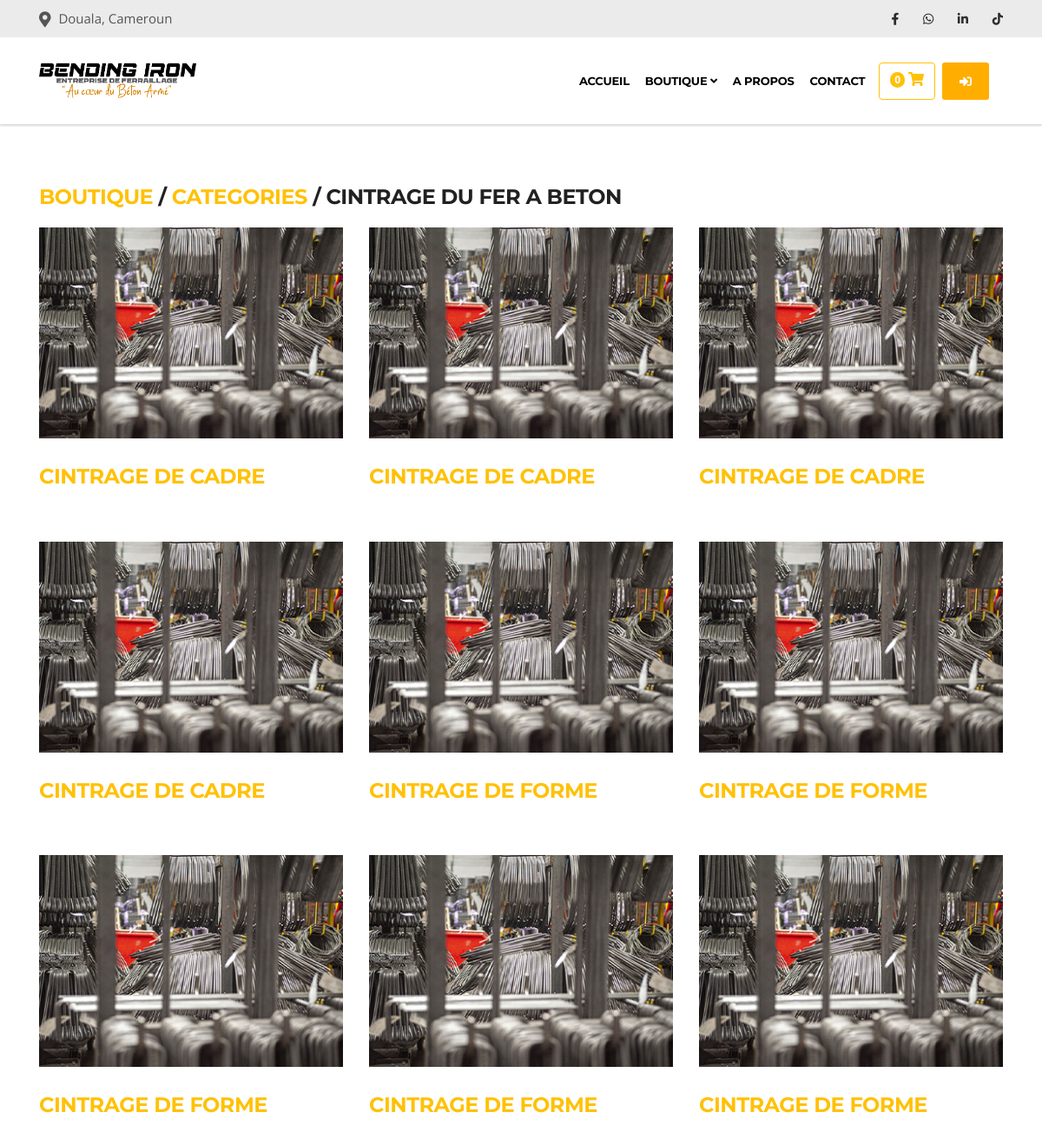
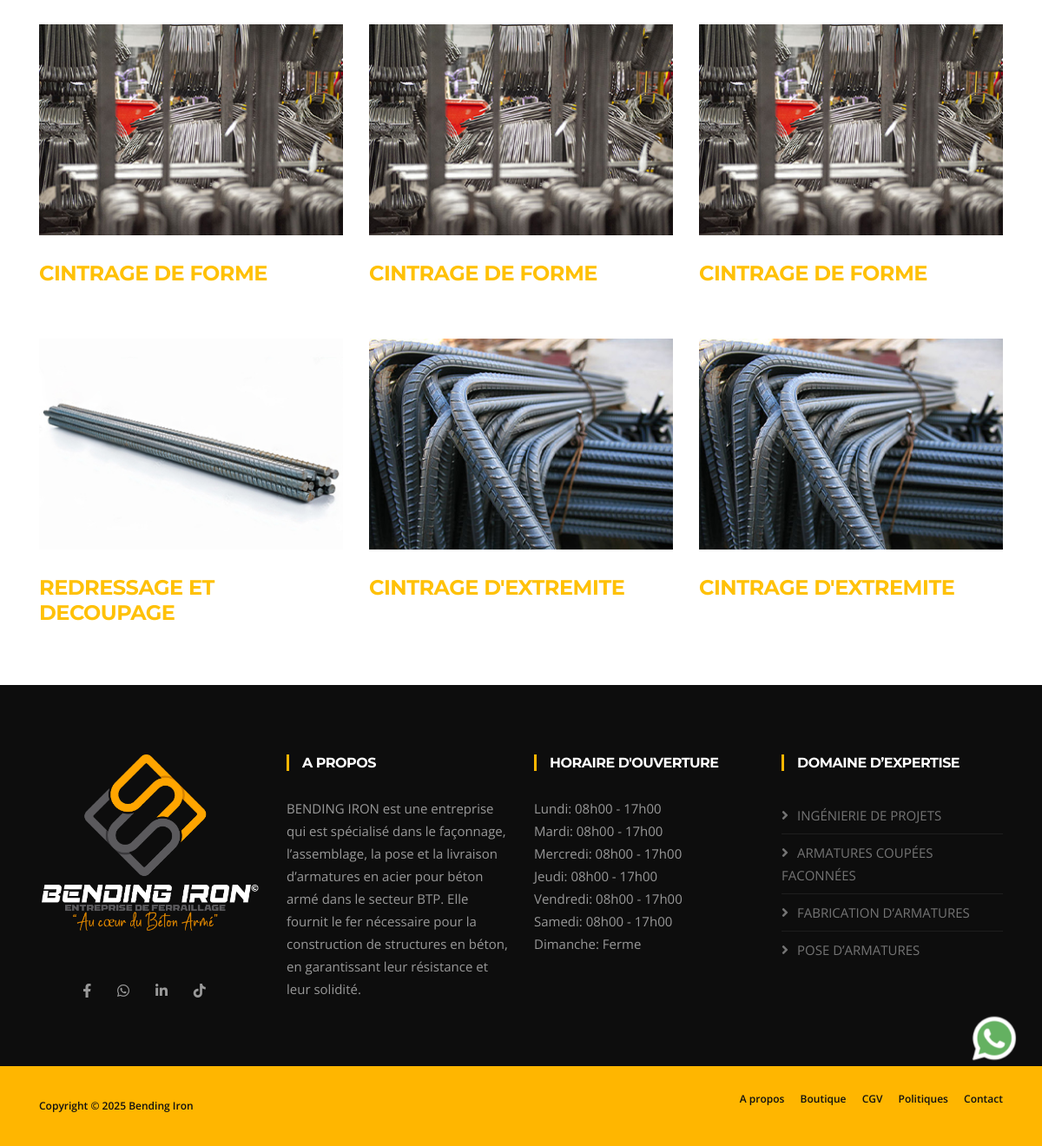
The app's page /produits/1 with its own data (2 pictures, top to bottom).
### produits/models.py (models this page shows, shortened)
class Categorie(models.Model):
    libelle = models.CharField(max_length=255)
    image = models.ImageField(upload_to='produits/images',null=True,blank=True)
    def __str__(self):
        return f'{self.libelle}'

class Produit(models.Model):
    SOUS_CATEGORIE = [
        ('Etrier pour bardage et toiture','Etrier pour bardage et toiture'),
        ('boulon d\'ancrage a beton','boulon d\'ancrage a beton'),
        ('cintrage d\'extremite','Cintrage d extremite'),
        ('redressage et decoupage','Redressage et decoupage'),
        ('Cintrage de cadre','Cintrage de Cadre'),
        ('Cintrage de forme','Cintrage de Forme'),
        ('Quincaillerie','Quincaillerie'),
    ]
    categorie=models.ForeignKey(Categorie, related_name='categorie',on_delete=models.CASCADE)
    nom = models.CharField(max_length=255)
    sous_categorie = models.CharField(max_length=255,choices=SOUS_CATEGORIE,null=True,blank=True)#valeur facultative
    imageshop3d=models.ImageField(upload_to='produits/images')
    imageshop2d=models.ImageField(upload_to='produits/images')
    image_sous_categorie = models.ImageField(upload_to='produits/images',null=True,blank=True)
    name_page = models.CharField(max_length=255)
    Description = models.TextField(max_length=400,null=True,blank=True)#valeur facultative
    class Meta:
        constraints = [
            models.UniqueConstraint(fields=['sous_categorie','nom'],name='unique_sous_categorie_nom')
        ]

### produits/views.py (the view)
# urls.py: path("<int:categorie_id>", get_sous_categorie, name="souscategorie"),
def get_sous_categorie(request, categorie_id):
    current_url = request.get_full_path()
    categorie_name= Categorie.objects.filter(id=categorie_id).first()
    produit = Produit.objects.filter(categorie=categorie_id).first()
    if produit.sous_categorie :
        is_true=True
        produits = Produit.objects.filter(categorie=categorie_id).all()
    else :
        '''retourne diretectement les produis'''
        is_true=False
        produits = Produit.objects.filter(categorie=categorie_id).all()
    context = {
           'current_url': current_url,
           'produits' : produits,
           'categorie' : categorie_name,
           'is_true' : is_true,
    }
    return render(request, 'boutique/sous-categorie.html', context)

### contact/context_processor.py (called while the page is built)
def unread_messages(request):
    pass
    unread_messages =Contact.get_unread_messages()
    return {
        'unread_messages_count': unread_messages.count(),
        'unread_messages': unread_messages,
    }

### contact/models.py (called while the page is built)
    @staticmethod
    def get_unread_messages():
        return Contact.objects.filter(is_read=False).order_by('-created_at').all()

### fer/context_processors.py (called while the page is built)
def seuil_critique_count(request):
    seuil_count = sum(1 for fer in Fer.objects.all() if fer.sueil_atteint)
    return {
        'fer_seuil_critique_count': seuil_count
    }

### fer/models.py (called while the page is built)
    @property
    def longueur_totale(self):
        total = self.mouvement_set.annotate(
            total_longueur=ExpressionWrapper(F('longueur_m') * F('quantite'), output_field=DecimalField())
        ).aggregate(longueur_totale=Sum('total_longueur'))['longueur_totale']
        return total or 0

    @property
    def sueil_atteint(self):
       if self.longueur_totale < self.longueur_critique :
           return True
       else :
           return False

### partenaires/context_proccessor.py (called while the page is built)
def order_en_attente(request):
    nb_en_attente = 0
    commandes = ProjetOrder.objects.all()
    for commande in commandes:
        dernier_traiment = TraimentOrder.objects.filter(projet_order=commande).order_by('-created_at').first()
        if dernier_traiment and dernier_traiment.statut == 'en_attente':
            nb_en_attente += 1
    return {
        'nb_order_partenaire': nb_en_attente
    }

### produits/models.py (called while the page is built)
    @property
    def prix_utile(self):
        return self.prix/12000

### usesOrders/context_proccessor.py (called while the page is built)
def panier_count(request):
    if request.user.is_authenticated:
        panier = Cart.objects.filter(user=request.user).first()
        if panier :
            items=CartItem.objects.filter(cart_id=panier.id)
            total_articles = items.count()
            if total_articles :
                total_articles = items.count()
            else :
                total_articles = 0
        else:
         total_articles = 0
    else:
        total_articles = 0  # Si l'utilisateur n'est pas connecté, il n'y a pas de panier
    return {'panier_count': total_articles,}

def commandes_en_attente(request):
    nb_en_attente = 0
    commandes = Order.objects.all()
    for commande in commandes:
        dernier_traiment = Traiment.objects.filter(order=commande).order_by('-created_at').first()
        if dernier_traiment and dernier_traiment.statut == 'en_attente':
            nb_en_attente += 1
    return {
        'nb_order': nb_en_attente
    }

### produits/templates/boutique/sous-categorie.html (shortened to what this page needs)
{% extends 'appf.html' %}
{% block 'content' %}
{% load static %}
<section id="ts-features" class="ts-features pb-2">
    <div class="container">
        <div class="row">
            <div class="col-lg-12">
                <h3><a href="{% url 'boutique' %}" class="text-warning">Boutique</a> / <a href="{% url 'boutique' %}"
                        class="text-warning">Categories</a> / {{categorie}}</h3>
            </div>
            {% if is_true %}
            {% for produit in produits %}
            <div class="col-lg-4 col-md-6 mb-5">
                <div class="ts-service-box">
                    <div class="ts-service-image-wrapper">
                        <img loading="lazy" class="w-100" src="{{produit.image_sous_categorie.url}}"
                            alt="service-image">
                    </div>
                    <h3 class="card-title text-warning"><a href="{% url 'produit' produit_id=produit.id %}" class="">{{produit.sous_categorie}}
                </div>
            </div>
            {% empty %}
            Cette categorie ne contient pas de produit
            {% endfor %}
            {% endif %}
        </div>
    </div>
</section>
{% endblock %}

### static/front/css/styles.css (style rules this page uses)
body { background: #fff; color: #555; }
body, p { font-family: "Open Sans", sans-serif; text-rendering: optimizeLegibility; -webkit-font-smoothing: antialiased !important; line-height: 26px; font-size: 15px; }
h1, h2, h3, h4, h5, h6 { color: #212121; font-weight: 700; font-family: "Montserrat", sans-serif; text-rendering: optimizeLegibility; -webkit-font-smoothing: antialiased !important; }
h3 { font-size: 24px; margin-bottom: 20px; text-transform: uppercase; letter-spacing: -0.5px; }
html { overflow-x: hidden !important; width: 100%; height: 100%; position: relative; -webkit-font-smoothing: antialiased; text-rendering: optimizeLegibility; }
body { border: 0; margin: 0; padding: 0; }
a:link, a:visited { text-decoration: none; }
a { color: inherit; transition: 0.2s ease; }
section, .section-padding { padding: 70px 0; position: relative; }
.ts-service-image-wrapper { margin-bottom: 30px; }

### records on screen
Categorie: libelle "CINTRAGE DU FER A BETON"
Produit: image_sous_categorie (picture), sous_categorie "CINTRAGE DE CADRE"
Produit: image_sous_categorie (picture), sous_categorie "CINTRAGE DE CADRE"
Produit: image_sous_categorie (picture), sous_categorie "CINTRAGE DE CADRE"
Produit: image_sous_categorie (picture), sous_categorie "CINTRAGE DE CADRE"
Produit: image_sous_categorie (picture), sous_categorie "CINTRAGE DE FORME"
Produit: image_sous_categorie (picture), sous_categorie "CINTRAGE DE FORME"
Produit: image_sous_categorie (picture), sous_categorie "CINTRAGE DE FORME"
Produit: image_sous_categorie (picture), sous_categorie "CINTRAGE DE FORME"
Produit: image_sous_categorie (picture), sous_categorie "CINTRAGE DE FORME"
Produit: image_sous_categorie (picture), sous_categorie "CINTRAGE DE FORME"
Produit: image_sous_categorie (picture), sous_categorie "CINTRAGE DE FORME"
Produit: image_sous_categorie (picture), sous_categorie "CINTRAGE DE FORME"
Produit: image_sous_categorie (picture), sous_categorie "REDRESSAGE ET DECOUPAGE"
Produit: image_sous_categorie (picture), sous_categorie "CINTRAGE D'EXTREMITE"
Produit: image_sous_categorie (picture), sous_categorie "CINTRAGE D'EXTREMITE"

### other values on screen
{{ panier_count }} "0"
